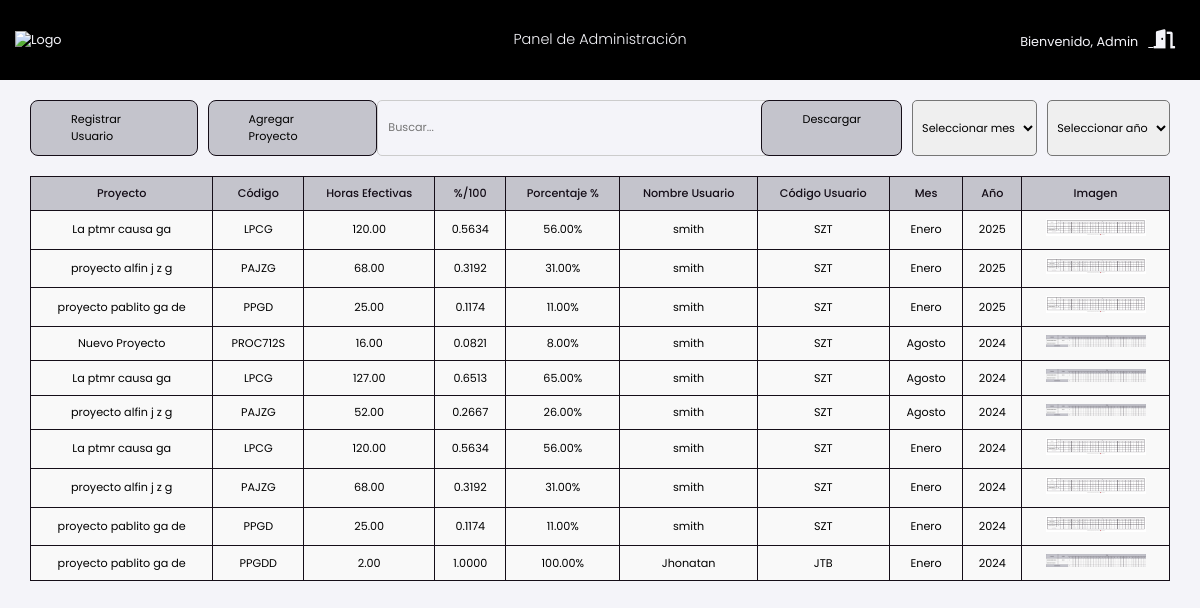
The page /admin.php (signed in) on the database its author committed.
### tables this page shows
CREATE TABLE `reportes` (
  `id` int(11) NOT NULL,
  `nombre_proyecto` varchar(255) NOT NULL,
  `codigo_proyecto` varchar(50) NOT NULL,
  `horas_efectivas` decimal(10,2) NOT NULL DEFAULT 0.00,
  `porcentaje_100` decimal(10,4) NOT NULL DEFAULT 0.0000,
  `porcentaje` decimal(10,2) NOT NULL DEFAULT 0.00,
  `mes` varchar(2) NOT NULL,
  `anio` varchar(4) NOT NULL,
  `imagen` varchar(255) DEFAULT NULL,
  `fecha_creacion` timestamp NOT NULL DEFAULT current_timestamp(),
  `usuario_sesion` varchar(255) NOT NULL,
  `codigo_usuario` varchar(255) NOT NULL
);

### admin.php (the view, shortened to what this page needs)
<?php
$nombreUsuario = $_SESSION['nombre'];
require 'conexion.php';
$sql = "SELECT * FROM reportes ORDER BY anio DESC, mes DESC";
if ($conn) {
    $result = $conn->query($sql);
} else {
    echo "Error de conexión a la base de datos.";
    exit;
}
function obtenerNombreMes($mes)
{
    $meses = [
        '01' => 'Enero',
        '02' => 'Febrero',
        '03' => 'Marzo',
        '04' => 'Abril',
        '05' => 'Mayo',
        '06' => 'Junio',
        '07' => 'Julio',
        '08' => 'Agosto',
        '09' => 'Septiembre',
        '10' => 'Octubre',
        '11' => 'Noviembre',
        '12' => 'Diciembre'
    ];
    return $meses[$mes] ?? 'Mes no válido';
}
?>
<!DOCTYPE html>
<html lang="es">
<head>
    <link rel="stylesheet" href="https://cdnjs.cloudflare.com/ajax/libs/font-awesome/6.0.0-beta3/css/all.min.css">
    <link rel="stylesheet" type="text/css" href="admin.css">
</head>
<body>
    <header>
        <img src="logo.png" alt="Logo" class="logo">
        <div class="panel">
            <h3>Panel de Administración</h3>
        </div>
        <div class="user-info">
            <p>Bienvenido, <?php echo $nombreUsuario; ?><a href="logout.php" class="logout-btn">
                    <i class="fas fa-door-open"></i>
                </a></p>
        </div>
    </header>
    <div class="container">
        <div class="botones">
            <div class="botones-izquierda">
                <a href="registrar_usuario.php" class="btn">Registrar Usuario</a>
                <a href="registrar_proyecto.php" class="btn">Agregar Proyecto</a>
            </div>
            <div class="buscar-centro">
                <input type="text" class="buscar" placeholder="Buscar...">
            </div>
            <div class="elementos-derecha">
            <a href="#" class="btn" id="descargarExcel">Descargar</a>
                <select class="box-labels" id="mes" name="mes">
                    <option value="">Seleccionar mes</option>
                </select>
                <select class="box-labels" id="anio" name="anio">
                    <option value="">Seleccionar año</option>
                </select>
            </div>
        </div>
    </div>
    <div class="tabla-reportes">
    <table id="tablaReportes" border="1" class="reportes-table">
    <thead>
        <tr>
            <th>Proyecto</th>
            <th>Código</th>
            <th>Horas Efectivas</th>
            <th>%/100</th>
            <th>Porcentaje %</th>
            <th>Nombre Usuario</th>
            <th>Código Usuario</th>
            <th>Mes</th>
            <th>Año</th>
            <th>Imagen</th>
        </tr>
    </thead>
    <tbody>
        <?php
        if ($result && $result->num_rows > 0) {
            while ($row = $result->fetch_assoc()) {
                $mesNumero = str_pad($row['mes'], 2, '0', STR_PAD_LEFT);
                $mesNombre = obtenerNombreMes($mesNumero);
                echo "<tr>
                    <td>" . $row['nombre_proyecto'] . "</td>
                    <td>" . $row['codigo_proyecto'] . "</td>
                    <td>" . $row['horas_efectivas'] . "</td>
                    <td>" . $row['porcentaje_100'] . "</td>
                    <td>" . $row['porcentaje'] . "%</td>
                    <td>" . $row['usuario_sesion'] . "</td>
                    <td>" . $row['codigo_usuario'] . "</td>
                    <td data-mes='$mesNumero'>" . $mesNombre . "</td>
                    <td>" . $row['anio'] . "</td>
                    <td><img src='uploads/" . $row['imagen'] . "' alt='Imagen' width='100' style='cursor: pointer;'></td>
                </tr>";
            }
        } else {
            echo "<tr><td colspan='10'>No se encontraron reportes</td></tr>";
        }
        ?>
    </tbody>
</table>
    </div>
</body>
</html>

### admin.css (style rules this page uses)
header { display: flex; justify-content: space-between; align-items: center; background-color: #000; color: #f4f4f9; width: 100%; padding: 15px; box-sizing: border-box; font-size: 0.8rem; font-family: 'Poppins', sans-serif; }
header .logo { width: 400px; }
.user-info { text-align: right; width: 400px; }
.user-info p { margin: 5px 0; }
.logout-btn { color: #f4f4f9; padding: 10px; border: none; font-size: 1.2rem; text-align: center; cursor: pointer; }
body { font-family: 'Poppins', sans-serif; background-color: #f4f4f9; margin: 0; padding: 0; display: flex; flex-direction: column; align-items: center; }
.container { padding: 20px 0; width: 100%; display: flex; justify-content: center; }
.panel { margin: auto; text-align: center; }
.panel h3 { font-size: 0.9rem; font-weight: 300; }
.btn { text-decoration: none; color: #000; padding: 10px 40px; background-color: #c4c4cc; border-radius: 0.5rem; font-size: 0.7rem; font-family: 'Poppins', sans-serif; border: 1.2px solid #150e18; transition: all 0.3s ease-in-out; cursor: pointer; }
.botones { display: flex; justify-content: space-between; width: 95%; }
.botones-izquierda { display: flex; gap: 10px; justify-content: flex-start; width: 400px; }
.buscar-centro { display: flex; font-size: 0.9rem; border: 1px solid #ccc; outline: none; transition: border-color 0.3s ease, box-shadow 0.3s ease; border-radius: 5px; font-family: 'Poppins', sans-serif; width: 450px; }
.elementos-derecha { display: flex; gap: 10px; justify-content: flex-end; width: 400px; }
select { font-family: 'Poppins', sans-serif; font-size: 0.9rem; text-align: center; }
.box-labels { padding: 5px; font-size: 0.7rem; border-radius: 5px; outline: none; cursor: pointer; transition: all 0.3s ease; text-align: center; }
.tabla-reportes { width: 95%; margin: auto; }
table th, table td { padding: 8px 10px; text-align: center; border: 1.2px solid #150e18; }
table th { background-color: #c4c4cc; color: #150e18; font-family: 'Poppins', sans-serif; font-weight: 500; font-size: 0.7rem; }
table td { background-color: #f9f9f9; }
input[type="text"] { padding: 5px 10px; font-size: 0.7rem; border: none; background-color: transparent; font-family: 'Poppins', sans-serif; width: 95%; }
table { width: 100%; margin: auto; border-collapse: collapse; font-size: 0.7rem; font-family: 'Poppins', sans-serif; }

### rows shown on the page
reportes: nombre_proyecto "La ptmr causa ga", codigo_proyecto "LPCG", horas_efectivas "120.00", porcentaje_100 "0.5634", porcentaje "56.00", usuario_sesion "smith", codigo_usuario "SZT", mes "Enero", anio "2025", imagen (picture)
reportes: nombre_proyecto "proyecto alfin j z g", codigo_proyecto "PAJZG", horas_efectivas "68.00", porcentaje_100 "0.3192", porcentaje "31.00", usuario_sesion "smith", codigo_usuario "SZT", mes "Enero", anio "2025", imagen (picture)
reportes: nombre_proyecto "proyecto pablito ga de", codigo_proyecto "PPGD", horas_efectivas "25.00", porcentaje_100 "0.1174", porcentaje "11.00", usuario_sesion "smith", codigo_usuario "SZT", mes "Enero", anio "2025", imagen (picture)
reportes: nombre_proyecto "Nuevo Proyecto", codigo_proyecto "PROC712S", horas_efectivas "16.00", porcentaje_100 "0.0821", porcentaje "8.00", usuario_sesion "smith", codigo_usuario "SZT", mes "Agosto", anio "2024", imagen (picture)
reportes: nombre_proyecto "La ptmr causa ga", codigo_proyecto "LPCG", horas_efectivas "127.00", porcentaje_100 "0.6513", porcentaje "65.00", usuario_sesion "smith", codigo_usuario "SZT", mes "Agosto", anio "2024", imagen (picture)
reportes: nombre_proyecto "proyecto alfin j z g", codigo_proyecto "PAJZG", horas_efectivas "52.00", porcentaje_100 "0.2667", porcentaje "26.00", usuario_sesion "smith", codigo_usuario "SZT", mes "Agosto", anio "2024", imagen (picture)
reportes: nombre_proyecto "La ptmr causa ga", codigo_proyecto "LPCG", horas_efectivas "120.00", porcentaje_100 "0.5634", porcentaje "56.00", usuario_sesion "smith", codigo_usuario "SZT", mes "Enero", anio "2024", imagen (picture)
reportes: nombre_proyecto "proyecto alfin j z g", codigo_proyecto "PAJZG", horas_efectivas "68.00", porcentaje_100 "0.3192", porcentaje "31.00", usuario_sesion "smith", codigo_usuario "SZT", mes "Enero", anio "2024", imagen (picture)
reportes: nombre_proyecto "proyecto pablito ga de", codigo_proyecto "PPGD", horas_efectivas "25.00", porcentaje_100 "0.1174", porcentaje "11.00", usuario_sesion "smith", codigo_usuario "SZT", mes "Enero", anio "2024", imagen (picture)
reportes: nombre_proyecto "proyecto pablito ga de", codigo_proyecto "PPGDD", horas_efectivas "2.00", porcentaje_100 "1.0000", porcentaje "100.00", usuario_sesion "Jhonatan", codigo_usuario "JTB", mes "Enero", anio "2024", imagen (picture)

### other values the page prints
$nombreUsuario "Admin"
